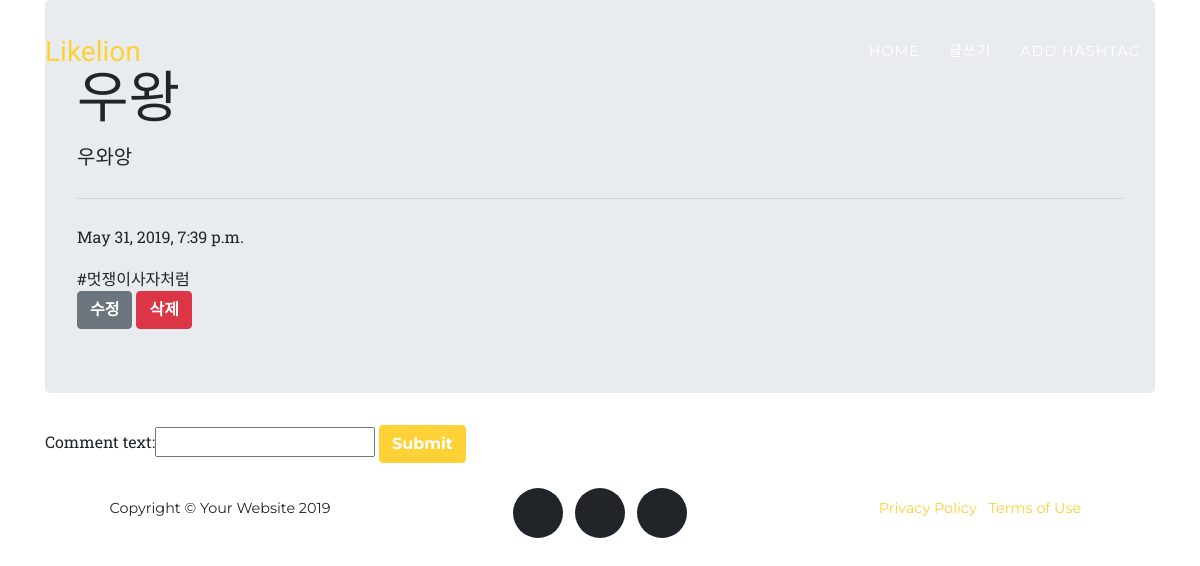
The app's page /first/detail/14/ with its own data.
### first/models.py (models this page shows, shortened)
class Blog(models.Model):
    title = models.CharField(max_length=200)
    pub_date = models.DateTimeField('date published')
    body = models.TextField()
    hashtags = models.ManyToManyField('Hashtag', blank=True)
    image = models.ImageField(upload_to='images/',blank=True)

class Hashtag(models.Model):
    name = models.CharField(max_length=50)

### first/views.py (the view)
# urls.py: path('first/detail/<int:blog_id>/', first.views.detail, name='detail'),
def detail(request, blog_id, comment=None):
        blog = get_object_or_404(Blog, pk=blog_id)
        if request.method == "POST":
                form = CommentForm(request.POST)
                if form.is_valid():
                        comment = form.save(commit=False)
                        comment.blog_id = blog
                        comment.comment_text = form.cleaned_data["comment_text"]
                        comment.save()
                        return redirect("detail", blog_id)
        else:
                form = CommentForm()
                return render(request, "first/detail.html", {"blog":blog, "form":form})

### first/forms.py
class CommentForm(forms.ModelForm):
    class Meta:
        model = Comment
        fields = ["comment_text"]

### first/templates/first/detail.html (shortened to what this page needs)
{% extends 'first/index.html' %}
{% block content %}
    <div class="container">
        <div class="jumbotron">
            <h1 class="display-4">{{ blog.title }}</h1>
            <p class="lead">{{ blog.body }}</p>
            <hr class="my-4">
            <p>{{ blog.pub_date }}</p>
            {% for hashtag in blog.hashtags.all %}
            <span>{{ hashtag.name }}</span>
            {% endfor %}
            <br>
            <a class="btn btn-secondary" href="{% url 'edit' pk=blog.id %}" role="butten">수정</a>
            <a class="btn btn-danger" href="{% url 'remove' pk=blog.id %}" role="button">삭제</a>
        </div>
        <form method="post">
            {{ form }}
            <input class="btn btn-primary" type="submit" value="Submit">
            </form>
        </div>
        {% endblock %}

### records on screen
Blog: title "우왕", body "우와앙", pub_date "May 31, 2019, 7:39 p.m."
Hashtag: name "#멋쟁이사자처럼"
